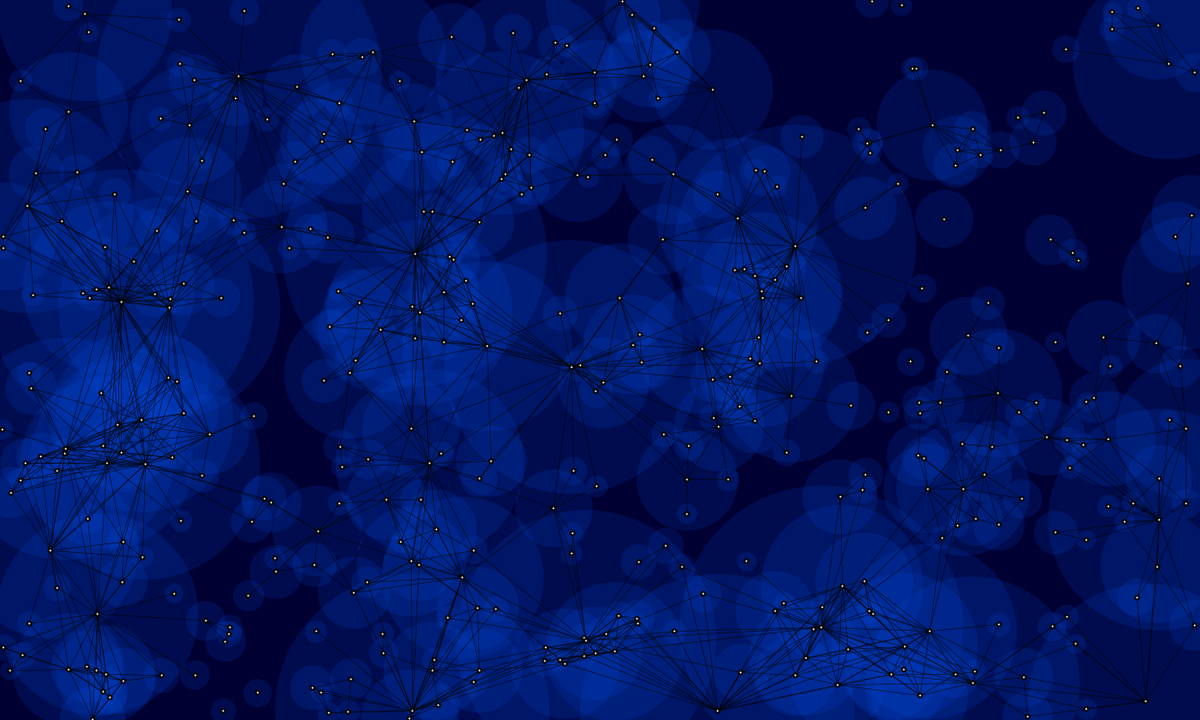
Frame 1 (no input)
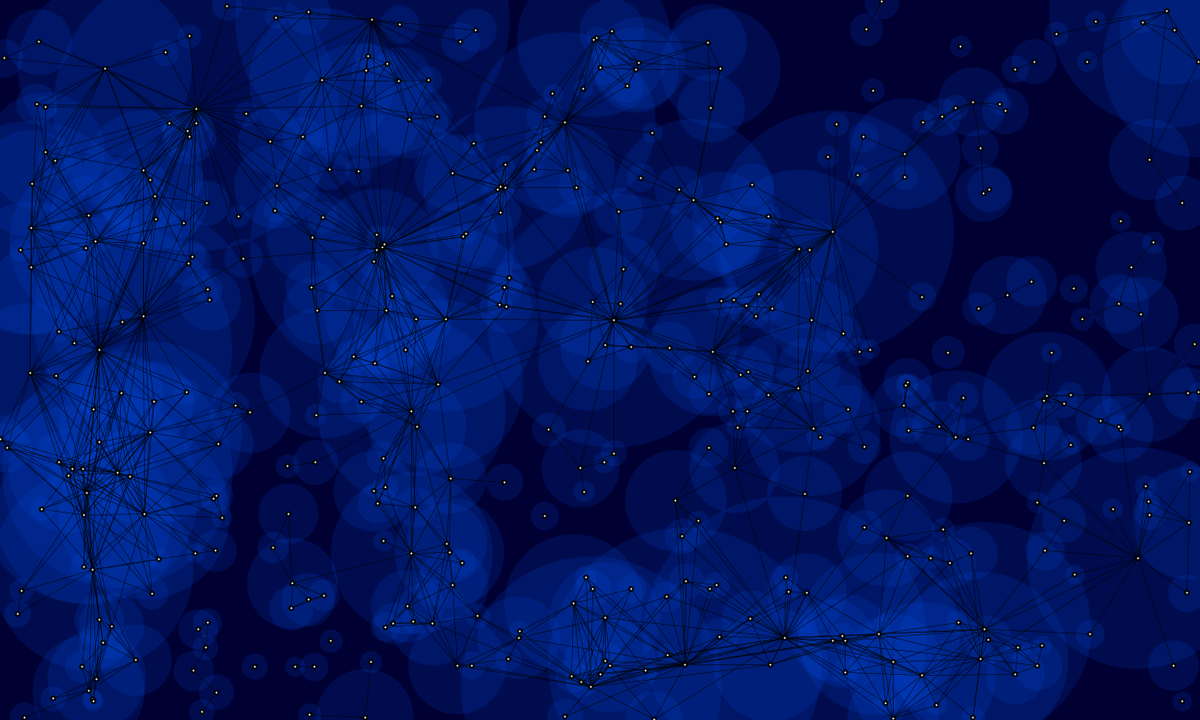
Frame 60 (the mouse pressed at the canvas centre just before this capture)
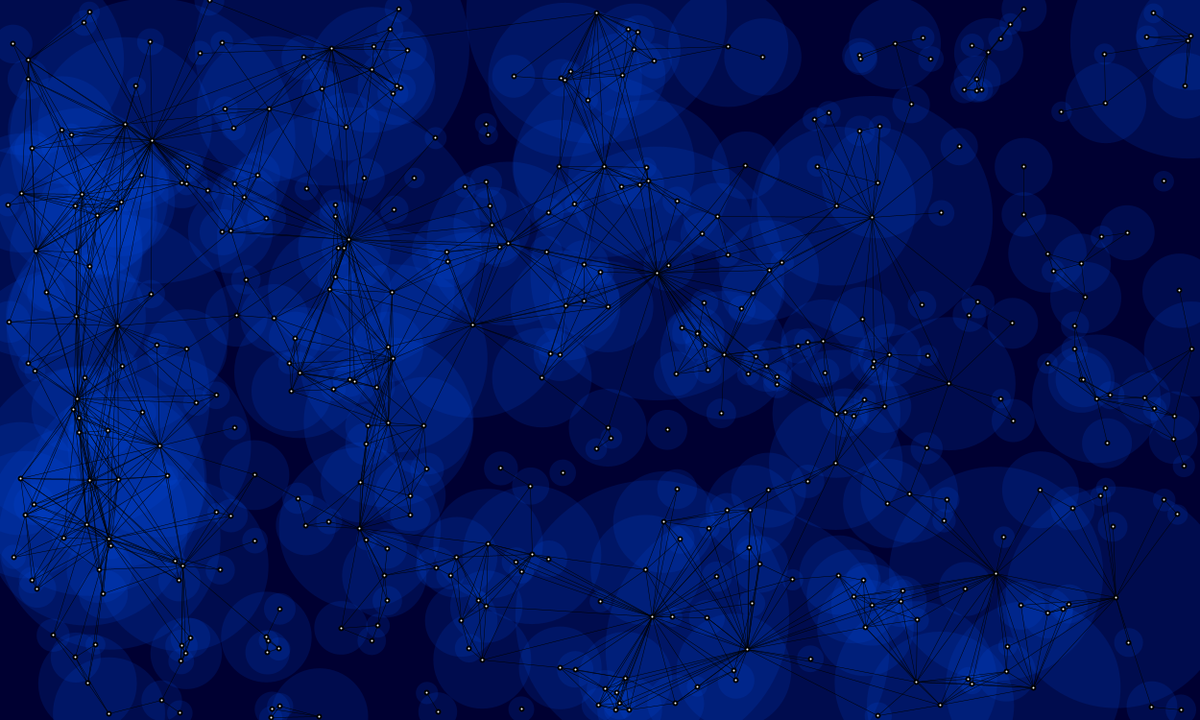
Frame 120 (the mouse held since frame 60 and released just before this capture)

The Processing sketch that drew these frames (run headless with seeded random() and noise(); from frame 60 on, the mouse is pressed at the canvas centre):

// Processing sketch: splash_page_animated_with_get
// ── splash_page_animated_with_get.pde
int num=400;
float[] x=new float[num];
float[] y=new float[num];
float[] vx=new float[num];
float[] vy=new float[num];
float[] r=new float[num];

float power=-2;
float rad=10;
float randmax=pow(15*rad, power+1);
float randmin=pow(rad, power+1);
float maxv=1;

color background1=color(0, 0, 50);
color background2=color(255);
color backgroundColor=background1;


ArrayList<Integer>[] neighbors=new ArrayList[num];

int numIndicesPerBlock=400;
int indices = 1 + num / numIndicesPerBlock;
int[] updateIndex=new int[indices];
int counter=0;


float xjt, yjt;




void setup() {
  size(1250, 750);
  background(backgroundColor);
  smooth();

  for (int i=0; i<indices; i++) updateIndex[i]=i * numIndicesPerBlock;

  for (int i=0; i<num; i++) neighbors[i]=new ArrayList();
  //initialize array of arraylists

  noStroke();
  fill(0, 79, 232, 40);
  for (int i=0; i<num; i++) {
    x[i]=random(0, width);
    y[i]=random(0, height);
    vx[i]=random(-maxv, maxv);
    vy[i]=random(-maxv, maxv);


    r[i]=pow( random(randmax, randmin), 1 / (power+1) );
    ellipse(x[i], y[i], 2*r[i], 2*r[i]);
  }

  strokeWeight(.5);
  stroke(0);
  for (int i=0; i<num; i++) {
    for (int j=i+1; j<num; j++) {

      if ( dist(x[i], y[i], x[j], y[j]) < r[i] + r[j] ) {
        line(x[i], y[i], x[j], y[j]);
        neighbors[i].add(j);
      }
    }
  }

  strokeWeight(2);
  stroke(0);
  fill(255);
  for (int i=0; i<num; i++) ellipse(x[i], y[i], 4, 4);
}




void draw() {

  background(backgroundColor);

  noStroke();
  fill(0, 79, 232, 40);
  for (int i=0; i<num; i++) {
    x[i]+=vx[i];
    y[i]+=vy[i];

    if (x[i]>width) x[i]=0;
    if (x[i]<0) x[i]=width;
    if (y[i]>height) y[i]=0;
    if (y[i]<0) y[i]=height;

    ellipse(x[i], y[i], 2*r[i], 2*r[i]);
  }

  strokeWeight(.5);
  stroke(0);
  for (int i=0; i<num; i++) {
    for (int j=0; j<neighbors[i].size(); j++) {
      xjt=x[neighbors[i].get(j)];
      yjt=y[neighbors[i].get(j)];

      if ( dist(x[i], y[i], xjt, yjt) < 500 ) 
        line(x[i], y[i], xjt, yjt);
    }
  }  

  strokeWeight(2);
  stroke(0);
  fill(255);
  for (int i=0; i<num; i++) ellipse(x[i], y[i], 4, 4);

  updateNeighbors(updateIndex[counter], updateIndex[counter+1]);

  counter++;
  if (counter>=updateIndex.length-1) counter=0;


  println(frameRate);
}




void keyReleased() {
  if (backgroundColor == background1) backgroundColor=background2;
  else backgroundColor = background1;
}

void mouseReleased() {
  for (int i=0; i<num; i++) {
    vx[i]=random(-maxv, maxv);
    vy[i]=random(-maxv, maxv);
  }
}




void updateNeighbors(int minIndex, int maxIndex) {

  for (int i=minIndex; i<maxIndex; i++) {
    neighbors[i]=new ArrayList();
    for (int j=i+1; j<num; j++) {

      if ( dist(x[i], y[i], x[j], y[j]) < r[i] + r[j] ) neighbors[i].add(j);
    }
  }
}
